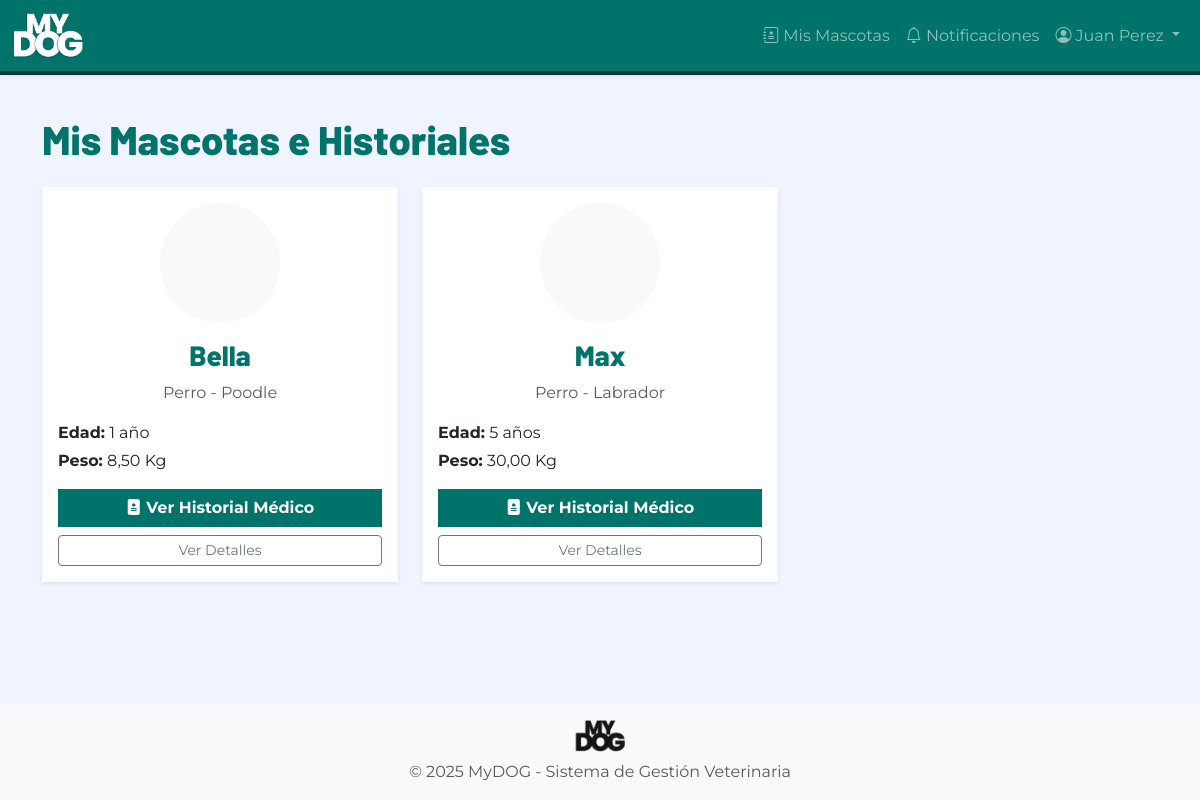
Page /historiales/mis/ (signed in) on the committed database.
### autenticacion/models.py (models this page shows, shortened)
class Usuario(AbstractUser):
    ROL_CHOICES = [
        ('ADMIN', 'Administrador'),
        ('VETERINARIO', 'Veterinario'),
        ('ADMINISTRATIVO', 'Personal Administrativo'),
        ('PROPIETARIO', 'Propietario'),
    ]
    rol = models.CharField(
        max_length=20,
        choices=ROL_CHOICES,
        verbose_name='Rol',
        help_text='Rol del usuario en el sistema'
    )
    activo = models.BooleanField(
        default=True,
        verbose_name='Activo',
        help_text='Indica si el usuario puede acceder al sistema'
    )
    intentos_fallidos = models.IntegerField(
        default=0,
        verbose_name='Intentos fallidos',
        help_text='Número de intentos fallidos de login consecutivos'
    )
    bloqueado_hasta = models.DateTimeField(
        null=True,
        blank=True,
        verbose_name='Bloqueado hasta',
        help_text='Fecha y hora hasta la cual el usuario está bloqueado'
    )
    foto_perfil = models.ImageField(
        upload_to='perfiles/',
        null=True,
        blank=True,
        verbose_name='Foto de perfil'
    )
    telefono = models.CharField(
        max_length=15,
        blank=True,
        verbose_name='Teléfono'
    )
    fecha_creacion = models.DateTimeField(
        auto_now_add=True,
        verbose_name='Fecha de creación'
    )
    fecha_modificacion = models.DateTimeField(
        auto_now=True,
        verbose_name='Fecha de modificación'
    )
    class Meta:
        verbose_name = 'Usuario'
        verbose_name_plural = 'Usuarios'
        ordering = ['-fecha_creacion']
    def es_admin(self):
        return self.rol == 'ADMIN'

### mascotas/models.py (models this page shows, shortened)
class Mascota(models.Model):
    ESPECIE_CHOICES = [
        ('PERRO', 'Perro'),
        ('GATO', 'Gato'),
        ('AVE', 'Ave'),
        ('ROEDOR', 'Roedor'),
        ('REPTIL', 'Reptil'),
        ('OTRO', 'Otro'),
    ]
    SEXO_CHOICES = [
        ('M', 'Macho'),
        ('H', 'Hembra'),
    ]
    propietario = models.ForeignKey(
        'propietarios.Propietario',
        on_delete=models.PROTECT,
        related_name='mascotas',
        verbose_name='Propietario',
        help_text='Propietario actual de la mascota'
    )
    nombre = models.CharField(
        max_length=50,
        verbose_name='Nombre',
        help_text='Nombre de la mascota (2-50 caracteres)'
    )
    especie = models.CharField(
        max_length=10,
        choices=ESPECIE_CHOICES,
        verbose_name='Especie',
        help_text='Especie de la mascota'
    )
    raza = models.CharField(
        max_length=50,
        verbose_name='Raza',
        help_text='Raza de la mascota'
    )
    edad = models.PositiveIntegerField(
        validators=[MinValueValidator(0)],
        verbose_name='Edad',
        help_text='Edad de la mascota en años'
    )
    peso = models.DecimalField(
        max_digits=5,
        decimal_places=2,
        null=True,
        blank=True,
        validators=[MinValueValidator(0.01)],
        verbose_name='Peso',
        help_text='Peso de la mascota en kilogramos (opcional)'
    )
    sexo = models.CharField(
        max_length=1,
        choices=SEXO_CHOICES,
        blank=True,
        verbose_name='Sexo',
        help_text='Sexo de la mascota (opcional)'
    )
    observaciones = models.TextField(
        max_length=300,
        blank=True,
        verbose_name='Observaciones',
        help_text='Observaciones adicionales (máx 300 caracteres)'
    )
    foto = models.ImageField(
        upload_to='mascotas/',
        null=True,
        blank=True,
        verbose_name='Foto',
        help_text='Foto de la mascota'
    )
    activo = models.BooleanField(
        default=True,
        verbose_name='Activo',
        help_text='Indica si la mascota está activa (no transferida ni fallecida)'
    )
    fecha_registro = models.DateTimeField(
        auto_now_add=True,
        verbose_name='Fecha de registro'
    )
    fecha_modificacion = models.DateTimeField(
        auto_now=True,
        verbose_name='Fecha de modificación'
    )
    class Meta:
        verbose_name = 'Mascota'
        verbose_name_plural = 'Mascotas'
        ordering = ['-fecha_registro']
        indexes = [
            models.Index(fields=['propietario', 'nombre']),
            models.Index(fields=['especie']),
        ]
    def edad_texto(self):
        if self.edad == 1:
            return "1 año"
        return f"{self.edad} años"

### historiales/views.py (the view)
# urls.py: path('mis/', views.mis_historiales, name='mis_mascotas'),
@login_required
def mis_historiales(request):
    propietario = getattr(request.user, 'propietario', None)
    if request.user.rol == 'PROPIETARIO' and propietario is None:
        raise Http404
    mascotas = []
    if propietario:
        mascotas = propietario.mascotas.all().order_by('nombre')
    return render(request, 'historiales/mis_historiales.html', {'mascotas': mascotas})

### templates/historiales/mis_historiales.html (shortened to what this page needs)
{% extends 'base.html' %}
{% block content %}
<div class="row">
    <div class="col-12">
        <h1 class="font-titulo text-primary-mydog mb-4">Mis Mascotas e Historiales</h1>
    </div>
</div>
<div class="row">
    {% if mascotas %}
        {% for mascota in mascotas %}
        <div class="col-md-6 col-lg-4 mb-4">
            <div class="card shadow-sm border-0 h-100">
                <div class="card-body text-center">
                    {% if mascota.foto %}
                        <img src="{{ mascota.foto.url }}" alt="{{ mascota.nombre }}" class="rounded-circle mb-3" width="120" height="120" style="object-fit: cover;">
                    {% else %}
                        <div class="bg-light rounded-circle d-flex align-items-center justify-content-center mx-auto mb-3" style="width: 120px; height: 120px;">
                        </div>
                    {% endif %}
                    <h3 class="font-titulo text-primary-mydog mb-2">{{ mascota.nombre }}</h3>
                    <p class="text-muted mb-3">{{ mascota.get_especie_display }} - {{ mascota.raza }}</p>
                    <div class="mb-3 text-start">
                        <p class="mb-1"><strong>Edad:</strong> {{ mascota.edad_texto }}</p>
                        <p class="mb-1"><strong>Peso:</strong> {{ mascota.peso|default:"--" }} Kg</p>
                    </div>
                    <div class="d-grid gap-2">
                        <a href="{% url 'historiales:lista_mascota' mascota.pk %}" class="btn btn-primary-mydog">
                            <i class="bi bi-file-medical-fill"></i> Ver Historial Médico
                        </a>
                        <a href="{% url 'mascotas:detalle' mascota.pk %}" class="btn btn-outline-secondary btn-sm">
                            Ver Detalles
                        </a>
                    </div>
                </div>
            </div>
        </div>
        {% endfor %}
    {% endif %}
</div>
{% endblock %}

### templates/base.html (shortened to what this page needs)
{% load static %}
<!DOCTYPE html>
<html lang="es">
<head>
    <link href="https://cdn.jsdelivr.net/npm/bootstrap@5.3.0/dist/css/bootstrap.min.css" rel="stylesheet">
    <link rel="stylesheet" href="https://cdn.jsdelivr.net/npm/bootstrap-icons@1.11.0/font/bootstrap-icons.css">
    <link rel="stylesheet" href="{% static 'css/base.css' %}">
    <link rel="stylesheet" href="{% static 'css/responsive.css' %}">
</head>
<body>
    <nav class="navbar navbar-expand-lg navbar-dark bg-primary-mydog shadow-sm">
        <div class="container-fluid">
            <a class="navbar-brand" href="{% url 'home' %}">
                <img src="{% static 'img/logo-mydog-blanco.png' %}" alt="MyDOG" height="45" class="d-inline-block">
            </a>
            <div class="collapse navbar-collapse" id="navbarNav">
                <ul class="navbar-nav ms-auto">
                    {% if user.is_authenticated %}
                        <li class="nav-item">
                            <a class="nav-link" href="{% url 'historiales:mis_mascotas' %}">
                                <i class="bi bi-journal-medical"></i>
                                {% if user.rol == 'PROPIETARIO' %}Mis Mascotas{% else %}Historiales{% endif %}
                            </a>
                        </li>
                        <li class="nav-item">
                            <a class="nav-link" href="{% url 'notificaciones:lista' %}">
                                <i class="bi bi-bell"></i> Notificaciones
                            </a>
                        </li>
                        <li class="nav-item dropdown">
                            <a class="nav-link dropdown-toggle" href="#" role="button" data-bs-toggle="dropdown">
                                <i class="bi bi-person-circle"></i> {{ user.get_full_name|default:user.username }}
                            </a>
                        </li>
                    {% else %}
                        <li class="nav-item">
                            <a class="nav-link" href="{% url 'autenticacion:login' %}">Iniciar Sesión</a>
                        </li>
                    {% endif %}
                </ul>
            </div>
        </div>
    </nav>
    <main class="container py-4">
        {% block content %}{% endblock %}
    </main>
    <footer class="footer mt-auto py-3 bg-light">
        <div class="container text-center">
            <img src="{% static 'img/logo-mydog-negro.png' %}" alt="MyDOG" height="32" class="mb-2">
            <p class="text-muted mb-0">&copy; 2025 MyDOG - Sistema de Gestión Veterinaria</p>
        </div>
    </footer>
</body>
</html>

### static/css/base.css (style rules this page uses)
:root { --color-primary: #00736A; --color-secondary: #003535; --color-accent: #F95C32; --color-accent-light: #0FF7750; --color-bg-light: #F0F4FF; --color-gray: #CCCBD1; --color-white: #FFFFFF; --color-black: #000000; --font-titulo: 'Barlow', sans-serif; --font-subtitulo: 'Montserrat', sans-serif; --font-texto: 'Montserrat', sans-serif; }
body { font-family: var(--font-texto); background-color: var(--color-bg-light); color: var(--color-black); }
h1, h2, h3, h4, h5, h6, .font-titulo { font-family: var(--font-titulo); font-weight: 800; }
.bg-primary-mydog { background-color: var(--color-primary) !important; }
.text-primary-mydog { color: var(--color-primary) !important; }
.btn-primary-mydog { background-color: var(--color-primary); border-color: var(--color-primary); color: var(--color-white); font-family: var(--font-subtitulo); font-weight: 700; border-radius: 0 !important; }
.card { border-radius: 0 !important; }
.navbar { box-shadow: 0 2px 4px rgba(0,0,0,0.1); box-shadow: none; border-bottom: 4px solid var(--color-secondary); }

### templates/base.html (style rules this page uses)
html, body { height: 100%; }
body { display: flex; flex-direction: column; }
main { flex: 1 0 auto; }
footer { flex-shrink: 0; }

### rows in the picture
Usuario: get_full_name "Juan Perez"
Mascota: nombre "Bella", especie "Perro", raza "Poodle", edad_texto "1 año", peso "8,50"
Mascota: nombre "Max", especie "Perro", raza "Labrador", edad_texto "5 años", peso "30,00"
